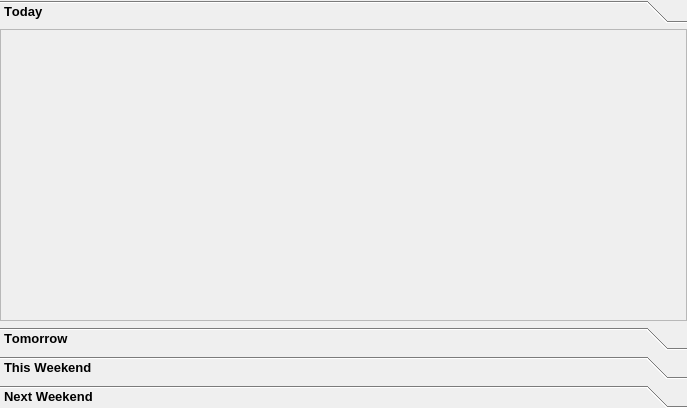
<?xml version="1.0" encoding="UTF-8"?>
<ui version="4.0">
 <class>Events</class>
 <widget class="QFrame" name="Events">
  <property name="geometry">
   <rect>
    <x>0</x>
    <y>0</y>
    <width>687</width>
    <height>408</height>
   </rect>
  </property>
  <property name="windowTitle">
   <string>Frame</string>
  </property>
  <layout class="QHBoxLayout" name="EventsLayout">
   <property name="spacing">
    <number>0</number>
   </property>
   <property name="leftMargin">
    <number>0</number>
   </property>
   <property name="topMargin">
    <number>0</number>
   </property>
   <property name="rightMargin">
    <number>0</number>
   </property>
   <property name="bottomMargin">
    <number>0</number>
   </property>
   <item>
    <widget class="QFrame" name="frame">
     <layout class="QHBoxLayout" name="_2">
      <property name="spacing">
       <number>0</number>
      </property>
      <property name="leftMargin">
       <number>0</number>
      </property>
      <property name="topMargin">
       <number>0</number>
      </property>
      <property name="rightMargin">
       <number>0</number>
      </property>
      <property name="bottomMargin">
       <number>0</number>
      </property>
      <item>
       <widget class="QToolBox" name="toolBox">
        <property name="font">
         <font>
          <pointsize>10</pointsize>
          <weight>75</weight>
          <bold>true</bold>
          <underline>false</underline>
          <strikeout>false</strikeout>
          <stylestrategy>PreferDefault</stylestrategy>
          <kerning>false</kerning>
         </font>
        </property>
        <property name="frameShadow">
         <enum>QFrame::Plain</enum>
        </property>
        <property name="currentIndex">
         <number>0</number>
        </property>
        <property name="tabSpacing">
         <number>6</number>
        </property>
        <widget class="QWidget" name="widget_5">
         <property name="geometry">
          <rect>
           <x>0</x>
           <y>0</y>
           <width>687</width>
           <height>288</height>
          </rect>
         </property>
         <attribute name="icon">
          <iconset>
           <normaloff>C:/Users/admin/Desktop/img/icons/election-event-on-a-calendar-with-star-symbol.png</normaloff>C:/Users/admin/Desktop/img/icons/election-event-on-a-calendar-with-star-symbol.png</iconset>
         </attribute>
         <attribute name="label">
          <string>Today</string>
         </attribute>
         <layout class="QGridLayout">
          <property name="leftMargin">
           <number>0</number>
          </property>
          <property name="topMargin">
           <number>0</number>
          </property>
          <property name="rightMargin">
           <number>0</number>
          </property>
          <property name="bottomMargin">
           <number>0</number>
          </property>
          <property name="spacing">
           <number>0</number>
          </property>
          <item row="0" column="0">
           <widget class="QScrollArea" name="scrollArea">
            <property name="font">
             <font>
              <stylestrategy>PreferDefault</stylestrategy>
             </font>
            </property>
            <property name="verticalScrollBarPolicy">
             <enum>Qt::ScrollBarAlwaysOff</enum>
            </property>
            <property name="widgetResizable">
             <bool>true</bool>
            </property>
            <widget class="QWidget" name="scrollAreaWidgetContents_2">
             <property name="geometry">
              <rect>
               <x>0</x>
               <y>0</y>
               <width>685</width>
               <height>286</height>
              </rect>
             </property>
             <property name="font">
              <font>
               <stylestrategy>NoAntialias</stylestrategy>
              </font>
             </property>
             <layout class="QHBoxLayout" name="today_event_wrapper">
              <property name="leftMargin">
               <number>5</number>
              </property>
              <property name="topMargin">
               <number>5</number>
              </property>
              <property name="rightMargin">
               <number>5</number>
              </property>
              <property name="bottomMargin">
               <number>5</number>
              </property>
             </layout>
            </widget>
           </widget>
          </item>
         </layout>
        </widget>
        <widget class="QWidget" name="widget_4">
         <property name="geometry">
          <rect>
           <x>0</x>
           <y>0</y>
           <width>687</width>
           <height>288</height>
          </rect>
         </property>
         <attribute name="icon">
          <iconset>
           <normaloff>C:/Users/admin/Desktop/img/icons/election-event-on-a-calendar-with-star-symbol.png</normaloff>C:/Users/admin/Desktop/img/icons/election-event-on-a-calendar-with-star-symbol.png</iconset>
         </attribute>
         <attribute name="label">
          <string>Tomorrow</string>
         </attribute>
         <layout class="QGridLayout" name="gridLayout_7">
          <property name="leftMargin">
           <number>0</number>
          </property>
          <property name="topMargin">
           <number>0</number>
          </property>
          <property name="rightMargin">
           <number>0</number>
          </property>
          <property name="bottomMargin">
           <number>0</number>
          </property>
          <property name="spacing">
           <number>0</number>
          </property>
          <item row="0" column="0">
           <widget class="QScrollArea" name="scrollArea_3">
            <property name="widgetResizable">
             <bool>true</bool>
            </property>
            <widget class="QWidget" name="widget_6">
             <property name="geometry">
              <rect>
               <x>0</x>
               <y>0</y>
               <width>685</width>
               <height>286</height>
              </rect>
             </property>
             <layout class="QHBoxLayout" name="tomorrow_event_wrapper">
              <property name="leftMargin">
               <number>5</number>
              </property>
              <property name="topMargin">
               <number>5</number>
              </property>
              <property name="rightMargin">
               <number>5</number>
              </property>
              <property name="bottomMargin">
               <number>5</number>
              </property>
             </layout>
            </widget>
           </widget>
          </item>
         </layout>
        </widget>
        <widget class="QWidget" name="widget_3">
         <property name="geometry">
          <rect>
           <x>0</x>
           <y>0</y>
           <width>687</width>
           <height>288</height>
          </rect>
         </property>
         <attribute name="icon">
          <iconset>
           <normaloff>C:/Users/admin/Desktop/img/icons/election-event-on-a-calendar-with-star-symbol.png</normaloff>C:/Users/admin/Desktop/img/icons/election-event-on-a-calendar-with-star-symbol.png</iconset>
         </attribute>
         <attribute name="label">
          <string>This Weekend</string>
         </attribute>
         <layout class="QGridLayout" name="gridLayout_10">
          <property name="leftMargin">
           <number>0</number>
          </property>
          <property name="topMargin">
           <number>0</number>
          </property>
          <property name="rightMargin">
           <number>0</number>
          </property>
          <property name="bottomMargin">
           <number>0</number>
          </property>
          <property name="spacing">
           <number>0</number>
          </property>
          <item row="0" column="0">
           <widget class="QScrollArea" name="scrollArea_4">
            <property name="widgetResizable">
             <bool>true</bool>
            </property>
            <widget class="QWidget" name="widget_7">
             <property name="geometry">
              <rect>
               <x>0</x>
               <y>0</y>
               <width>685</width>
               <height>286</height>
              </rect>
             </property>
             <layout class="QHBoxLayout" name="thisweekend_event_wrapper">
              <property name="leftMargin">
               <number>5</number>
              </property>
              <property name="topMargin">
               <number>5</number>
              </property>
              <property name="rightMargin">
               <number>5</number>
              </property>
              <property name="bottomMargin">
               <number>5</number>
              </property>
             </layout>
            </widget>
           </widget>
          </item>
         </layout>
        </widget>
        <widget class="QWidget" name="widget_2">
         <property name="geometry">
          <rect>
           <x>0</x>
           <y>0</y>
           <width>687</width>
           <height>288</height>
          </rect>
         </property>
         <attribute name="icon">
          <iconset>
           <normaloff>C:/Users/admin/Desktop/img/icons/election-event-on-a-calendar-with-star-symbol.png</normaloff>C:/Users/admin/Desktop/img/icons/election-event-on-a-calendar-with-star-symbol.png</iconset>
         </attribute>
         <attribute name="label">
          <string>Next Weekend</string>
         </attribute>
         <layout class="QGridLayout" name="gridLayout_12">
          <property name="leftMargin">
           <number>0</number>
          </property>
          <property name="topMargin">
           <number>0</number>
          </property>
          <property name="rightMargin">
           <number>0</number>
          </property>
          <property name="bottomMargin">
           <number>0</number>
          </property>
          <property name="spacing">
           <number>0</number>
          </property>
          <item row="0" column="0">
           <widget class="QScrollArea" name="scrollArea_5">
            <property name="widgetResizable">
             <bool>true</bool>
            </property>
            <widget class="QWidget" name="widget_8">
             <property name="geometry">
              <rect>
               <x>0</x>
               <y>0</y>
               <width>685</width>
               <height>286</height>
              </rect>
             </property>
             <layout class="QHBoxLayout" name="nextweekend_event_wrapper">
              <property name="leftMargin">
               <number>5</number>
              </property>
              <property name="topMargin">
               <number>5</number>
              </property>
              <property name="rightMargin">
               <number>5</number>
              </property>
              <property name="bottomMargin">
               <number>5</number>
              </property>
             </layout>
            </widget>
           </widget>
          </item>
         </layout>
        </widget>
       </widget>
      </item>
     </layout>
    </widget>
   </item>
  </layout>
 </widget>
 <resources/>
 <connections/>
</ui>
